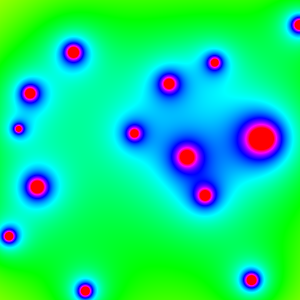
Frame 1 (no input)
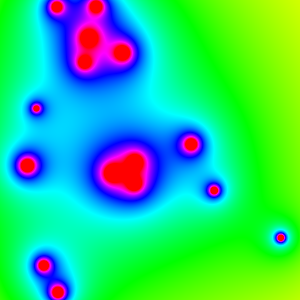
Frame 60 (no input)
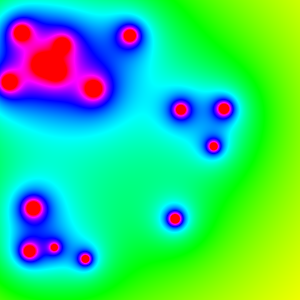
Frame 120 (the mouse pressed at the canvas centre since frame 60)

The p5.js sketch that drew these frames (run headless with seeded random() and noise() and a simulated clock; from frame 60 on, the mouse is pressed at the canvas centre):

// p5.js sketch
// ── sketch.js
/*
 * Metaballs
 *
 * https://www.youtube.com/watch?v=1scFcY-xMrI
 * https://www.gamedev.net/tutorials/_/technical/graphics-programming-and-theory/exploring-metaballs-and-isosurfaces-in-2d-r2556/
 *
 */

const BALLS = 15
const BRIGHT_EXPANSION = 5

let blobs = []

function setup() {
  createCanvas(300, 300)
  colorMode(HSB)

  for (let i = 0; i < BALLS; i++) {
    blobs.push( new Blob(random(width), random(height)) )
  }
}

function draw() {
  // This algoritm will color only whatever is on the screen
  loadPixels()
  // For each x - y
  for (let x = 0; x < width; x++) {
    for (let y = 0; y < height; y++) {
      let hue = 0

      // Go through every blob
      for (let i = 0; i < blobs.length; i++) {
        // Get the difference between that blob and the current position
        let xDif = x - blobs[i].pos.x
        let yDif = y - blobs[i].pos.y
        let d = sqrt((xDif * xDif) + (yDif * yDif))

        // Hue value to be picked
        // As they come together, the color's combined
        hue += BRIGHT_EXPANSION * blobs[i].r / d
      }

      // Gray scale
      // let c = color(hue)
      // Rainbow
      let c = color(hue, 255, 255)
      // idk why, pixels[] is not working so we set the value
      set(x, y, c)
    }
  }
  updatePixels()

  // Rendering the blobs
  for (let i = 0; i < blobs.length; i++) {
    blobs[i].main()
  }
}

// ── blob.js
class Blob {
  constructor(x, y) {
    this.pos = createVector(x, y)
    let angle = random(TWO_PI)
    this.xSpeed = random(2, 5) * Math.cos(angle)
    this.ySpeed = random(2, 5) * Math.sin(angle)
    this.r = random(100, 300)
  }

  update() {
    this.pos.x += this.xSpeed
    this.pos.y += this.ySpeed
    if (this.pos.x > width || this.pos.x < 0) {
      this.xSpeed *= -1
    }
    if (this.pos.y > height || this.pos.y < 0) {
      this.ySpeed *= -1
    }
  }

  show() {
    noFill()
    noStroke(0)
    ellipse(this.pos.x, this.pos.y, this.r * 2)
  }

  main () {
    this.update()
    this.show()
  }
}
